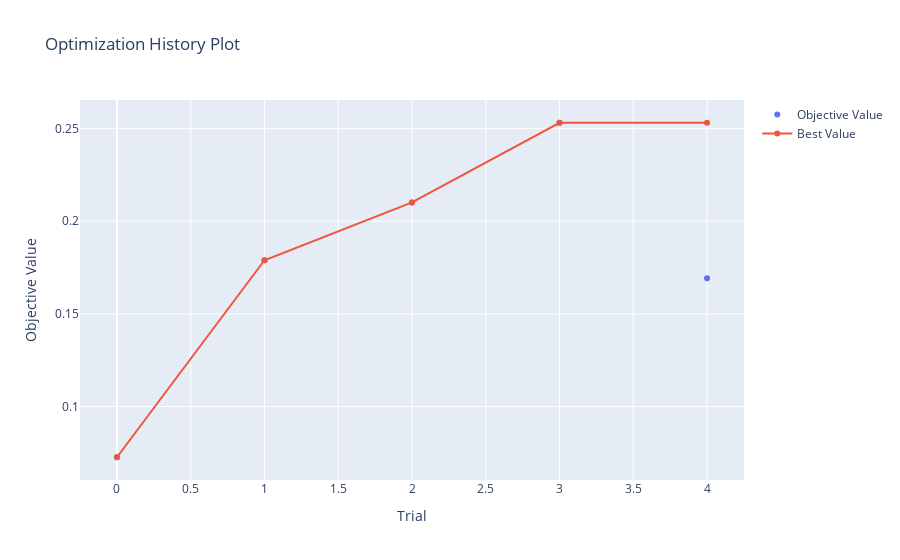

The cell this chart's notebook holds for it:
### Code cell
optuna.visualization.plot_optimization_history(study)

### Figure 1 — Plotly figure (JSON) as saved in the notebook; plotly's stock layout.template omitted (floating-point values rounded to 4 significant figures)
{"data": [{"mode": "markers", "name": "Objective Value", "type": "scatter", "x": [0, 1, 2, 3, 4], "y": [0.07265, 0.1789, 0.2102, 0.2531, 0.1692]}, {"name": "Best Value", "type": "scatter", "x": [0, 1, 2, 3, 4], "y": [0.07265, 0.1789, 0.2102, 0.2531, 0.2531]}], "layout": {"title": {"text": "Optimization History Plot"}, "xaxis": {"title": {"text": "Trial"}}, "yaxis": {"title": {"text": "Objective Value"}}}}
